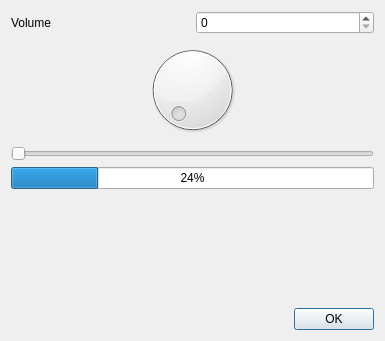
<?xml version="1.0" encoding="UTF-8"?>
<ui version="4.0">
 <class>Dialog</class>
 <widget class="QDialog" name="Dialog">
  <property name="geometry">
   <rect>
    <x>0</x>
    <y>0</y>
    <width>385</width>
    <height>341</height>
   </rect>
  </property>
  <property name="windowTitle">
   <string>Dialog</string>
  </property>
  <layout class="QVBoxLayout" name="verticalLayout">
   <item>
    <layout class="QHBoxLayout" name="horizontalLayout">
     <item>
      <widget class="QLabel" name="label">
       <property name="text">
        <string>Volume</string>
       </property>
      </widget>
     </item>
     <item>
      <widget class="QSpinBox" name="spinBox"/>
     </item>
    </layout>
   </item>
   <item>
    <widget class="QDial" name="dial"/>
   </item>
   <item>
    <widget class="QSlider" name="horizontalSlider">
     <property name="orientation">
      <enum>Qt::Horizontal</enum>
     </property>
    </widget>
   </item>
   <item>
    <widget class="QProgressBar" name="progressBar">
     <property name="value">
      <number>24</number>
     </property>
    </widget>
   </item>
   <item>
    <spacer name="verticalSpacer">
     <property name="orientation">
      <enum>Qt::Vertical</enum>
     </property>
     <property name="sizeHint" stdset="0">
      <size>
       <width>20</width>
       <height>97</height>
      </size>
     </property>
    </spacer>
   </item>
   <item>
    <widget class="QDialogButtonBox" name="buttonBox">
     <property name="standardButtons">
      <set>QDialogButtonBox::Ok</set>
     </property>
    </widget>
   </item>
  </layout>
 </widget>
 <resources/>
 <connections>
  <connection>
   <sender>spinBox</sender>
   <signal>valueChanged(int)</signal>
   <receiver>dial</receiver>
   <slot>setValue(int)</slot>
   <hints>
    <hint type="sourcelabel">
     <x>233</x>
     <y>25</y>
    </hint>
    <hint type="destinationlabel">
     <x>204</x>
     <y>74</y>
    </hint>
   </hints>
  </connection>
  <connection>
   <sender>spinBox</sender>
   <signal>valueChanged(int)</signal>
   <receiver>horizontalSlider</receiver>
   <slot>setValue(int)</slot>
   <hints>
    <hint type="sourcelabel">
     <x>277</x>
     <y>21</y>
    </hint>
    <hint type="destinationlabel">
     <x>289</x>
     <y>154</y>
    </hint>
   </hints>
  </connection>
  <connection>
   <sender>dial</sender>
   <signal>valueChanged(int)</signal>
   <receiver>spinBox</receiver>
   <slot>setValue(int)</slot>
   <hints>
    <hint type="sourcelabel">
     <x>326</x>
     <y>73</y>
    </hint>
    <hint type="destinationlabel">
     <x>328</x>
     <y>22</y>
    </hint>
   </hints>
  </connection>
  <connection>
   <sender>dial</sender>
   <signal>valueChanged(int)</signal>
   <receiver>horizontalSlider</receiver>
   <slot>setValue(int)</slot>
   <hints>
    <hint type="sourcelabel">
     <x>108</x>
     <y>101</y>
    </hint>
    <hint type="destinationlabel">
     <x>124</x>
     <y>161</y>
    </hint>
   </hints>
  </connection>
  <connection>
   <sender>horizontalSlider</sender>
   <signal>valueChanged(int)</signal>
   <receiver>dial</receiver>
   <slot>setValue(int)</slot>
   <hints>
    <hint type="sourcelabel">
     <x>68</x>
     <y>155</y>
    </hint>
    <hint type="destinationlabel">
     <x>52</x>
     <y>102</y>
    </hint>
   </hints>
  </connection>
  <connection>
   <sender>horizontalSlider</sender>
   <signal>valueChanged(int)</signal>
   <receiver>spinBox</receiver>
   <slot>setValue(int)</slot>
   <hints>
    <hint type="sourcelabel">
     <x>357</x>
     <y>153</y>
    </hint>
    <hint type="destinationlabel">
     <x>351</x>
     <y>26</y>
    </hint>
   </hints>
  </connection>
  <connection>
   <sender>spinBox</sender>
   <signal>valueChanged(int)</signal>
   <receiver>progressBar</receiver>
   <slot>setValue(int)</slot>
   <hints>
    <hint type="sourcelabel">
     <x>239</x>
     <y>21</y>
    </hint>
    <hint type="destinationlabel">
     <x>239</x>
     <y>185</y>
    </hint>
   </hints>
  </connection>
 </connections>
</ui>
